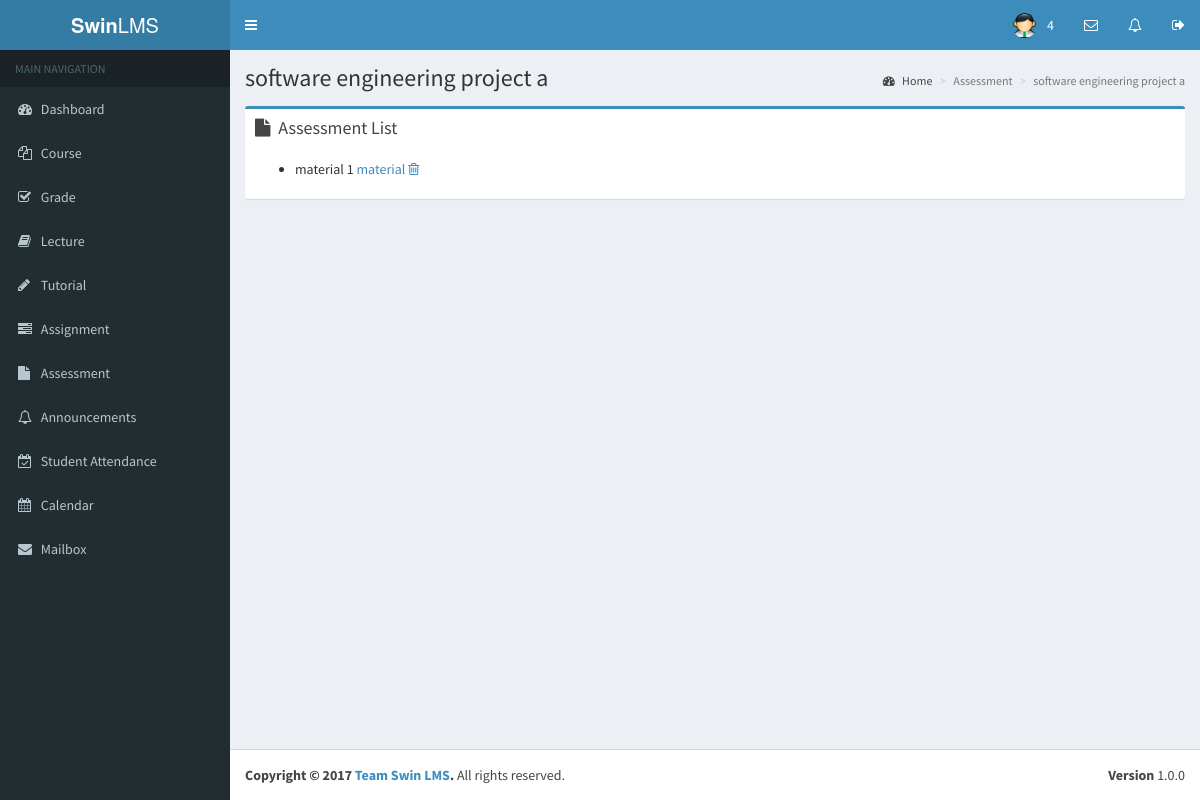
The app's page /lecturer/assessment_view.php?id=1&name=software engineering project a, older data.
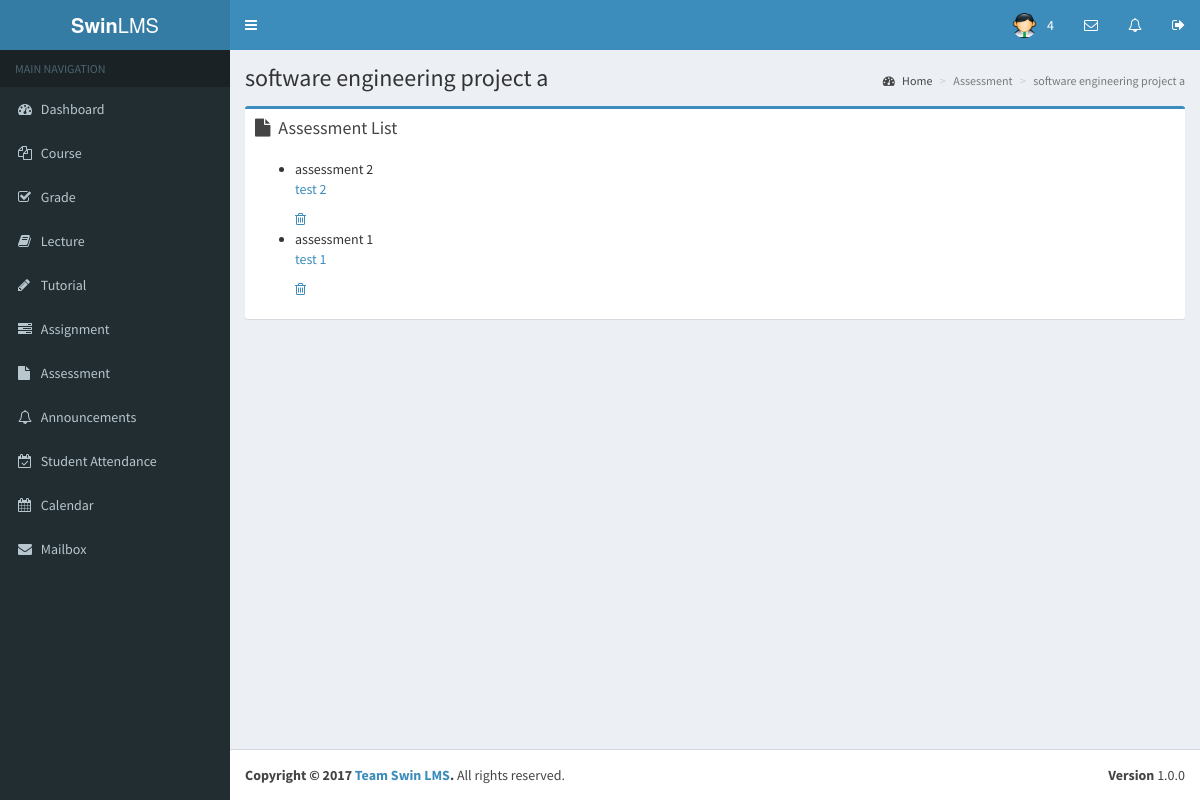
The same page, newer data.
### tables this page shows
CREATE TABLE `assessment` (
  `id` int(11) NOT NULL,
  `unit_id` int(11) NOT NULL,
  `title` varchar(45) NOT NULL,
  `file` varchar(100) DEFAULT NULL,
  `description` varchar(50) NOT NULL,
  `type` varchar(30) DEFAULT NULL,
  `size` int(11) DEFAULT NULL
);

### lecturer/assessment_view.php (the view, shortened to what this page needs)
<?php
require_once '../app/init.php';
$courselistQuery = $db->prepare("
    SELECT id, title, file, description
    FROM assessment
    WHERE unit_id=:unit_id
");
$courselistQuery->execute([
    'unit_id' => $_SESSION['unit_id']
]);
$courselist = $courselistQuery->rowCount() ? $courselistQuery : [];
?>
<!DOCTYPE html>
<html>
    <?php include_once('first.php') ?>
    <body class="hold-transition skin-blue sidebar-mini">
    <?php include_once('header.php')?>
    <?php include_once('sidebar.php') ?>
        <div class="content-wrapper">
            <section class="content-header contentheader">
                  <h1 class="header">
                      <?php echo $_GET['name']; ?>
                  </h1>
                  <ol class="breadcrumb">
                    <li><a href="dashboard.php"><i class="fa fa-dashboard"></i> Home</a></li>
                    <li class="active">Assessment</li>
                    <li class="active"><?php echo $_GET['name']; ?></li>
                  </ol>
            </section>
            <section class="content">
                <div class="row">
                    <section class="col-lg-12">
                        <div class="box box-primary">
                            <div class="box-header">
                                <i class="fa fa-file"></i>
                                    <h3 class="box-title">Assessment List</h3>
                            </div>
                            <div class="box-body">
                                <?php if(!empty($courselist)): ?>
                                <ul class="courselist">
                                    <?php foreach($courselist as $course): ?>
                                    <li>
                                        <span class="$course"><?php echo $course['title']; ?></span>
                                        <a href="upload/uploads/<?php echo $course['file'] ?>" target="_blank"><?php echo $course['description'] ?></a>
                                        <a href="assessment/remove.php?id=<?php echo $course['id'] ?>&unit_id=<?php echo $_SESSION['unit_id']; ?>&name=<?php echo $_GET['name']; ?>" class="delete-button"><i class="fa fa-trash-o"></i></a>
                                    </li>
                                    <?php endforeach; ?>
                                </ul>
                                <?php else: ?>
                                    <p>There is no units to display.</p>
                                <?php endif; ?>
                            </div>
                        </div>
                    </section>
                </div>
            </section>
        </div>
    <?php include_once('footer.php') ?>
    </body>
</html>

Row changes from the older to the newer data that the page shows:
removed assessment: title "material 1", description "material"
added assessment: title "assessment 2", description "test 2"
added assessment: title "assessment 1", description "test 1"
